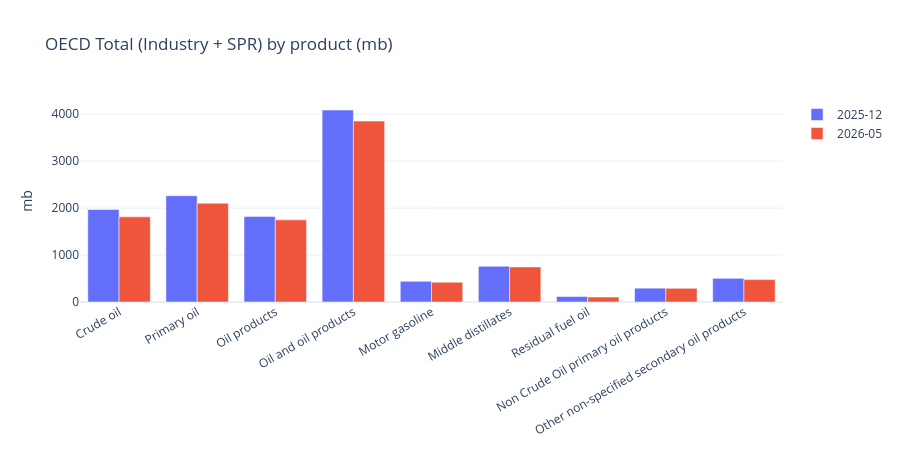

Notebook code for this chart:
### Markdown cell above
## Latest vs end-2021 by product (Total Industry + SPR)

### Code cell
tot = dd[dd["category"] == "Total (Industry + SPR)"].set_index("product").reindex(products)
fig = go.Figure()
fig.add_trace(go.Bar(name=PRE_DRAW, x=tot.index.astype(str), y=tot["base_mb"]))
fig.add_trace(go.Bar(name=end, x=tot.index.astype(str), y=tot["latest_mb"]))
fig.update_layout(
    barmode="group",
    title="OECD Total (Industry + SPR) by product (mb)",
    yaxis_title="mb",
    xaxis_tickangle=-30,
    height=450,
    template="plotly_white",
)
fig.show()

### Figure 1 — Plotly figure (JSON) as saved in the notebook; plotly's stock layout.template omitted (floating-point values rounded to 4 significant figures)
{"data": [{"name": "2025-12", "type": "bar", "x": ["Crude oil", "Primary oil", "Oil products", "Oil and oil products", "Motor gasoline", "Middle distillates", "Residual fuel oil", "Non Crude Oil primary oil products", "Other non-specified secondary oil products"], "y": [1970.0, 2265.0, 1824.0, 4088.0, 441.5, 761.2, 116.7, 294.3, 504.1]}, {"name": "2026-05", "type": "bar", "x": ["Crude oil", "Primary oil", "Oil products", "Oil and oil products", "Motor gasoline", "Middle distillates", "Residual fuel oil", "Non Crude Oil primary oil products", "Other non-specified secondary oil products"], "y": [1814.0, 2104.0, 1750.0, 3854.0, 421.0, 746.8, 105.2, 290.6, 477.0]}], "layout": {"barmode": "group", "height": 450, "title": {"text": "OECD Total (Industry + SPR) by product (mb)"}, "xaxis": {"tickangle": -30}, "yaxis": {"title": {"text": "mb"}}}}
